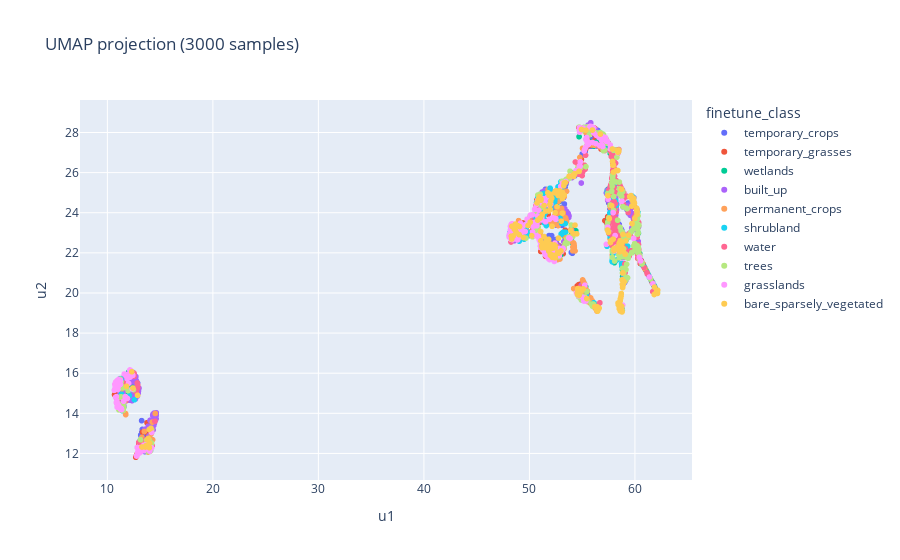

Notebook code cell kept with this figure:
### Code cell
# Interactive Plotly scatter for UMAP
import plotly.express as px

color_count = umap_df['finetune_class'].nunique()
# If too many classes, show top frequent and bucket others as 'OTHER'
MAX_LEGEND = 30
if color_count > MAX_LEGEND:
    top_codes = umap_df['finetune_class'].value_counts().head(MAX_LEGEND).index
    umap_df['finetune_class_plot'] = np.where(umap_df['finetune_class'].isin(top_codes), umap_df['finetune_class'], 'OTHER')
else:
    umap_df['finetune_class_plot'] = umap_df['finetune_class']

fig = px.scatter(
    umap_df,
    x='u1', y='u2',
    color='finetune_class_plot',
    hover_data={'finetune_class': True, 'u1': ':.3f', 'u2': ':.3f'},
    title=f'UMAP projection ({len(umap_df)} samples)'
)
fig.update_layout(legend=dict(itemsizing='trace', title='finetune_class'))
fig.show()

### Figure 1 — Plotly figure (JSON) as saved in the notebook; plotly's stock layout.template omitted (floating-point values rounded to 4 significant figures; data arrays with more than 128 entries replaced by an {"elided": "..."} marker saying what was removed)
{"data": [{"customdata": {"elided": "300x1 str values"}, "hovertemplate": "finetune_class_plot=temporary_crops<br>u1=%{x:.3f}<br>u2=%{y:.3f}<br>finetune_class=%{customdata[0]}<extra></extra>", "legendgroup": "temporary_crops", "marker": {"color": "#636efa", "symbol": "circle"}, "mode": "markers", "name": "temporary_crops", "showlegend": true, "type": "scattergl", "x": {"elided": "300 float values"}, "xaxis": "x", "y": {"elided": "300 float values"}, "yaxis": "y"}, {"customdata": {"elided": "300x1 str values"}, "hovertemplate": "finetune_class_plot=temporary_grasses<br>u1=%{x:.3f}<br>u2=%{y:.3f}<br>finetune_class=%{customdata[0]}<extra></extra>", "legendgroup": "temporary_grasses", "marker": {"color": "#EF553B", "symbol": "circle"}, "mode": "markers", "name": "temporary_grasses", "showlegend": true, "type": "scattergl", "x": {"elided": "300 float values"}, "xaxis": "x", "y": {"elided": "300 float values"}, "yaxis": "y"}, {"customdata": {"elided": "300x1 str values"}, "hovertemplate": "finetune_class_plot=wetlands<br>u1=%{x:.3f}<br>u2=%{y:.3f}<br>finetune_class=%{customdata[0]}<extra></extra>", "legendgroup": "wetlands", "marker": {"color": "#00cc96", "symbol": "circle"}, "mode": "markers", "name": "wetlands", "showlegend": true, "type": "scattergl", "x": {"elided": "300 float values"}, "xaxis": "x", "y": {"elided": "300 float values"}, "yaxis": "y"}, {"customdata": {"elided": "300x1 str values"}, "hovertemplate": "finetune_class_plot=built_up<br>u1=%{x:.3f}<br>u2=%{y:.3f}<br>finetune_class=%{customdata[0]}<extra></extra>", "legendgroup": "built_up", "marker": {"color": "#ab63fa", "symbol": "circle"}, "mode": "markers", "name": "built_up", "showlegend": true, "type": "scattergl", "x": {"elided": "300 float values"}, "xaxis": "x", "y": {"elided": "300 float values"}, "yaxis": "y"}, {"customdata": {"elided": "300x1 str values"}, "hovertemplate": "finetune_class_plot=permanent_crops<br>u1=%{x:.3f}<br>u2=%{y:.3f}<br>finetune_class=%{customdata[0]}<extra></extra>", "legendgroup": "permanent_crops", "marker": {"color": "#FFA15A", "symbol": "circle"}, "mode": "markers", "name": "permanent_crops", "showlegend": true, "type": "scattergl", "x": {"elided": "300 float values"}, "xaxis": "x", "y": {"elided": "300 float values"}, "yaxis": "y"}, {"customdata": {"elided": "300x1 str values"}, "hovertemplate": "finetune_class_plot=shrubland<br>u1=%{x:.3f}<br>u2=%{y:.3f}<br>finetune_class=%{customdata[0]}<extra></extra>", "legendgroup": "shrubland", "marker": {"color": "#19d3f3", "symbol": "circle"}, "mode": "markers", "name": "shrubland", "showlegend": true, "type": "scattergl", "x": {"elided": "300 float values"}, "xaxis": "x", "y": {"elided": "300 float values"}, "yaxis": "y"}, {"customdata": {"elided": "300x1 str values"}, "hovertemplate": "finetune_class_plot=water<br>u1=%{x:.3f}<br>u2=%{y:.3f}<br>finetune_class=%{customdata[0]}<extra></extra>", "legendgroup": "water", "marker": {"color": "#FF6692", "symbol": "circle"}, "mode": "markers", "name": "water", "showlegend": true, "type": "scattergl", "x": {"elided": "300 float values"}, "xaxis": "x", "y": {"elided": "300 float values"}, "yaxis": "y"}, {"customdata": {"elided": "300x1 str values"}, "hovertemplate": "finetune_class_plot=trees<br>u1=%{x:.3f}<br>u2=%{y:.3f}<br>finetune_class=%{customdata[0]}<extra></extra>", "legendgroup": "trees", "marker": {"color": "#B6E880", "symbol": "circle"}, "mode": "markers", "name": "trees", "showlegend": true, "type": "scattergl", "x": {"elided": "300 float values"}, "xaxis": "x", "y": {"elided": "300 float values"}, "yaxis": "y"}, {"customdata": {"elided": "300x1 str values"}, "hovertemplate": "finetune_class_plot=grasslands<br>u1=%{x:.3f}<br>u2=%{y:.3f}<br>finetune_class=%{customdata[0]}<extra></extra>", "legendgroup": "grasslands", "marker": {"color": "#FF97FF", "symbol": "circle"}, "mode": "markers", "name": "grasslands", "showlegend": true, "type": "scattergl", "x": {"elided": "300 float values"}, "xaxis": "x", "y": {"elided": "300 float values"}, "yaxis": "y"}, {"customdata": {"elided": "300x1 str values"}, "hovertemplate": "finetune_class_plot=bare_sparsely_vegetated<br>u1=%{x:.3f}<br>u2=%{y:.3f}<br>finetune_class=%{customdata[0]}<extra></extra>", "legendgroup": "bare_sparsely_vegetated", "marker": {"color": "#FECB52", "symbol": "circle"}, "mode": "markers", "name": "bare_sparsely_vegetated", "showlegend": true, "type": "scattergl", "x": {"elided": "300 float values"}, "xaxis": "x", "y": {"elided": "300 float values"}, "yaxis": "y"}], "layout": {"legend": {"itemsizing": "trace", "title": {"text": "finetune_class"}, "tracegroupgap": 0}, "title": {"text": "UMAP projection (3000 samples)"}, "xaxis": {"anchor": "y", "domain": [0, 1], "title": {"text": "u1"}}, "yaxis": {"anchor": "x", "domain": [0, 1], "title": {"text": "u2"}}}}
